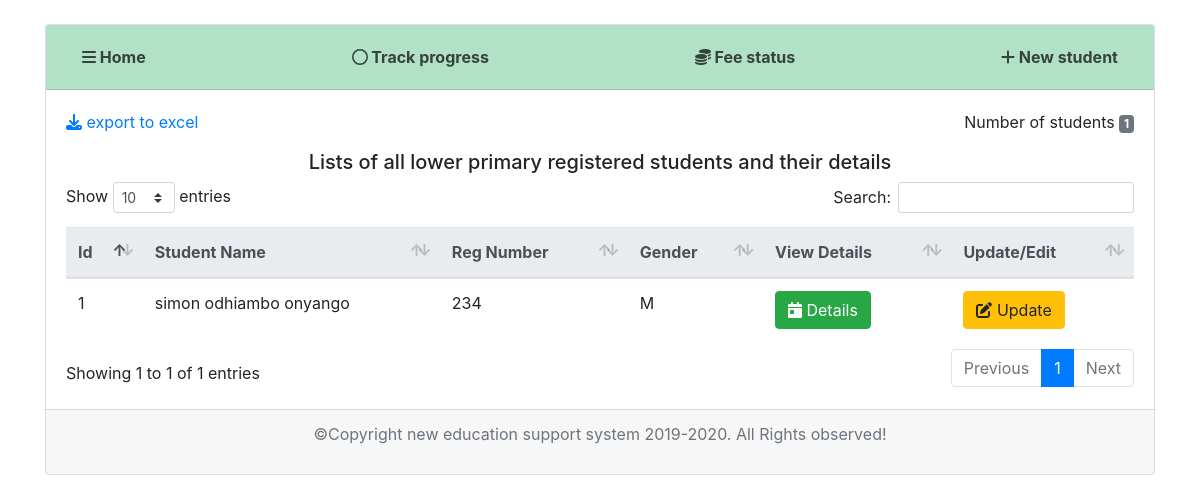
The app's page /home/lower-primary-students/ with its own data.
### school/models.py (models this page shows, shortened)
class Lower_primary(models.Model):
    GENDER_CHOICES = (
        ('M', 'Male'),
        ('F', 'Female'),
    )
    LOWER_PRIMARY_CLASS = (
        ('Grade 3', 'Grade 3'),
        ('Grade 2', 'Grade 2'),
        ('Grade 1', 'Grade 1'),
    )
    name_regex = RegexValidator(regex=r"^[a-zA-Z\s]+$", message="Only characters are allowed for Student name.")
    phone_number_regex = RegexValidator(regex=r'[07]\d{2}\d{3}\d{4}', message="Phone number must start with 0 if is valid try again!.")
    reg_regex = RegexValidator(regex=r'[L]\d{4}', message="Registration number should start with 'L' followed by 4 digits for lower primary otherwise invalid registration number.")
    student_name = models.CharField(validators=[name_regex], max_length=100)
    registration_number = models.CharField(validators=[reg_regex ], max_length=50)
    student_class = models.CharField(max_length=10, choices=LOWER_PRIMARY_CLASS)
    student_gender = models.CharField(max_length=1, choices=GENDER_CHOICES)
    parent_name = models.CharField(max_length=100)
    phone_number = models.CharField(validators=[phone_number_regex], max_length=15) # validators should be a list

### school/views.py (the view)
# urls.py: path('home/lower-primary-students/', school_views.LowerPrimaryStudentsListView.as_view(), name='lower-primary-students'),
class LowerPrimaryStudentsListView(ListView):
    model = Lower_primary
    template_name = 'school/lower_primary.html'
    context_object_name = 'students'

### school/templates/school/lower_primary.html (shortened to what this page needs)
 {% extends 'school/base.html'%}
 {% load static %}
 {% block content %}
<div class="container pt-4">
	<div class="card">
		<div class="card-header">
		<div class="navbar">
            <div><a href="{% url 'home' %}" data-toggle="tooltip" title="home menu" class="card-link"><i class="fas fa-bars"></i> Home</a></div>
			<div><a href="{% url 'track-progress' %}" data-toggle="tooltip" title="track student performance" class="card-link"><i class="far fa-circle"></i> Track progress</a></div>
			<div><a href="{% url 'fees-status' %}" data-toggle="tooltip" title="fees status" class="card-link"><i class="fas fa-coins"></i> Fee status</a></div>
			<div><a href="{% url 'lower-primary-student-create' %}" data-toggle="tooltip" title="register new student" class="card-link"><i class="fas fa-plus"></i> New student</a></div>
		</div>
		</div>
		<div class="card-body">
		<div class="d-flex justify-content-between">
	    <a href="{% url 'lower-primary-export-excel' %}" class="card-link"><i class="fas fa-download"></i></i> export to excel</a>
		<p>Number of students <span class="badge badge-secondary">{{ students.count }}</span></p>
		</div>
		<h5 class="text-center">Lists of all lower primary registered students and their details</h5>
		<table class="table" id="myTable">
		<thead class="thead-light">
		<tr>
		<th>Id</th>
		<th>Student Name</th>
		<th>Reg Number</th>
		<th>Gender</th>
		<th>View Details</th>
		<th>Update/Edit</th>
		</tr>
		</thead>
		<tbody class="animated slideInDown slow-4s">
		{% for student in students %}
		<tr>
		<td>{{ student.id }}</td>
		<td>{{ student.student_name }}</td>
		<td> {{ student.registration_number }}</td>
		<td> {{ student.student_gender }}</td>
		<td><a href="{% url 'lower-primary-student-details' student.id %}" data-toggle="tooltip" title="view student details" class="card-link btn btn-success"><i class="fas fa-calendar-day"></i> Details</a></td>
		<td><a href="{% url 'lower-primary-student-update' student.id %}" data-toggle="tooltip" title="update student" class="card-link btn btn-warning"><i class="fas fa-edit"></i> Update</a></td>
		</tr>
		{% endfor %}
		</tbody>
        </table>
		</div>
		<div class="card-footer">
			<p class="text-center text-muted">&copy;Copyright new education support system 2019-2020. All Rights observed!</p>
		</div>
	</div>
</div>
{% endblock content%}

### school/static/css/datatables.css (style rules this page uses)
table.dataTable { clear: both; margin-top: 6px !important; margin-bottom: 6px !important; max-width: none !important; border-collapse: separate !important; border-spacing: 0; }
table.dataTable td, table.dataTable th { -webkit-box-sizing: content-box; box-sizing: content-box; }
table.dataTable thead > tr > th.sorting_asc, table.dataTable thead > tr > th.sorting_desc, table.dataTable thead > tr > th.sorting, table.dataTable thead > tr > td.sorting_asc, table.dataTable thead > tr > td.sorting_desc, table.dataTable thead > tr > td.sorting { padding-right: 30px; }
table.dataTable thead .sorting, table.dataTable thead .sorting_asc, table.dataTable thead .sorting_desc, table.dataTable thead .sorting_asc_disabled, table.dataTable thead .sorting_desc_disabled { cursor: pointer; position: relative; }
table.dataTable thead .sorting:before, table.dataTable thead .sorting:after, table.dataTable thead .sorting_asc:before, table.dataTable thead .sorting_asc:after, table.dataTable thead .sorting_desc:before, table.dataTable thead .sorting_desc:after, table.dataTable thead .sorting_asc_disabled:before, table.dataTable thead .sorting_asc_disabled:after, table.dataTable thead .sorting_desc_disabled:before, table.dataTable thead .sorting_desc_disabled:after { position: absolute; bottom: 0.9em; display: block; opacity: 0.3; }
table.dataTable thead .sorting:before, table.dataTable thead .sorting_asc:before, table.dataTable thead .sorting_desc:before, table.dataTable thead .sorting_asc_disabled:before, table.dataTable thead .sorting_desc_disabled:before { right: 1em; content: "\2191"; }
table.dataTable thead .sorting:after, table.dataTable thead .sorting_asc:after, table.dataTable thead .sorting_desc:after, table.dataTable thead .sorting_asc_disabled:after, table.dataTable thead .sorting_desc_disabled:after { right: 0.5em; content: "\2193"; }
table.dataTable thead .sorting_asc:before, table.dataTable thead .sorting_desc:after { opacity: 1; }

### school/static/css/main.css (style rules this page uses)
html { overflow-y: scroll; }
body { margin: 0; padding: 0; }
.card-header { background-color: rgba(60, 179, 113, 0.4); }
.navbar a { color: rgba(0, 0, 0, 0.7); font-weight: bold; }

### records on screen
Lower_primary: id "1", student_name "simon odhiambo onyango", registration_number "234", student_gender "M"

### other values on screen
{{ students.count }} "1"
